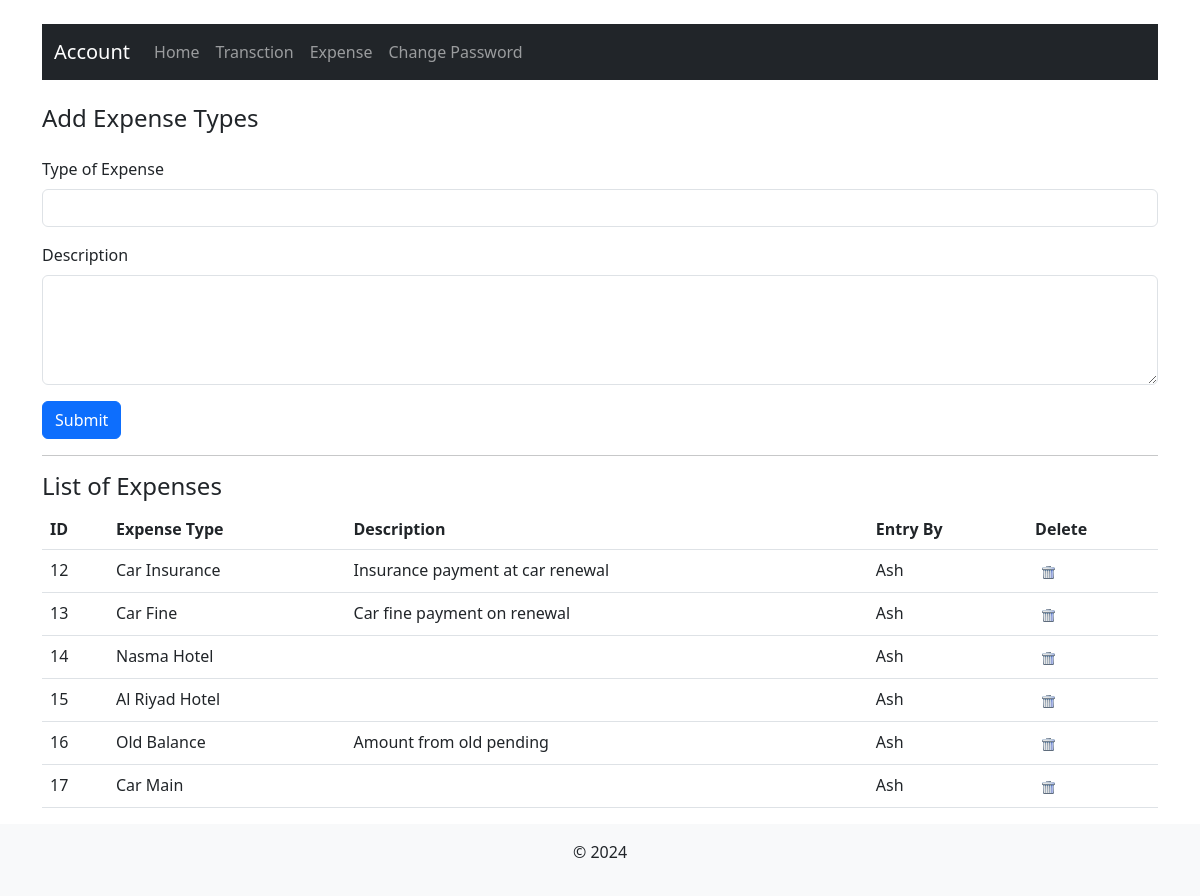
The app's page /add_expense (signed in) with its own data.
### tables this page shows
CREATE TABLE expenses (
                id INTEGER PRIMARY KEY AUTOINCREMENT,
                expensetype TEXT NOT NULL,
                amount MONEY,
                paymenttype TEXT,
                descr TEXT
            , IsActive INT, entryby TEXT);

### app.py (the view)
@app.route('/add_expense')
def add_expense():
    db = DatabaseManager('expense.db')
    expenses = db.fetch_expenses()
    db.close()
    return render_template('add_expense.html', expenses=expenses)

### app.py (called while the page is built)
@app.before_request
def check_login():
    if 'username' not in session and request.endpoint != 'login':
        flash("Please log in first.", "warning")
        return redirect(url_for('login'))

### database_manager.py (called while the page is built)
    def fetch_expenses(self):
        self.cursor.execute('SELECT * FROM expenses where isactive = 1')
        return self.cursor.fetchall()

    def close(self):
        self.connection.close()

### templates/add_expense.html (shortened to what this page needs)
{% extends 'base.html' %}
{% block content %}
        <h4 class="mb-4">Add Expense Types</h4>
        <form method="POST" action="{{ url_for('submit') }}">
            <div class="mb-3">
                <label for="expense_type" class="form-label">Type of Expense</label>
                <input type="text" class="form-control" id="expense_type" name="expense_type" required value="{{value}}">
            </div>
            <div class="mb-3">
                <label for="description" class="form-label">Description</label>
                <textarea class="form-control" id="description" name="description" rows="4"></textarea>
            </div>
            <button type="submit" class="btn btn-primary">Submit</button>
        </form>
        <hr>
        {% if expenses %}
        <h4>List of Expenses</h4>
        <table class="table">
            <tr>
                <th>ID</th>
                <th>Expense Type</th>
                <th>Description</th>
                <th>Entry By</th>
                <th>Delete</th>
            </tr>
            {% for expense in expenses %}
            <tr>
                <td>{{ expense[0] }}</td>
                <td>{{ expense[1] }}</td>
                <td>{{ expense[4] }}</td>
                <td>{{ expense[6] }}</td>
                <td>
                    <form method="POST" action="{{ url_for('delete_expense') }}?expense_id={{expense[0]}}">
                        <button type="submit" style="border: none; background: none;">
                    <img src="{{url_for('static',filename='images/delete.png')}}" style="cursor: pointer;">
                        </button>
                    </form>
                </td>
            </tr>
            {% endfor %}
        </table>
        {% else %}
        <p>No users available.</p>
        {% endif %}
    {% endblock %}

### records on screen
expenses: id "12", expensetype "Car Insurance", descr "Insurance payment at car renewal", entryby "Ash"
expenses: id "13", expensetype "Car Fine", descr "Car fine payment on renewal", entryby "Ash"
expenses: id "14", expensetype "Nasma Hotel", entryby "Ash"
expenses: id "15", expensetype "Al Riyad Hotel", entryby "Ash"
expenses: id "16", expensetype "Old Balance", descr "Amount from old pending", entryby "Ash"
expenses: id "17", expensetype "Car Main", entryby "Ash"
